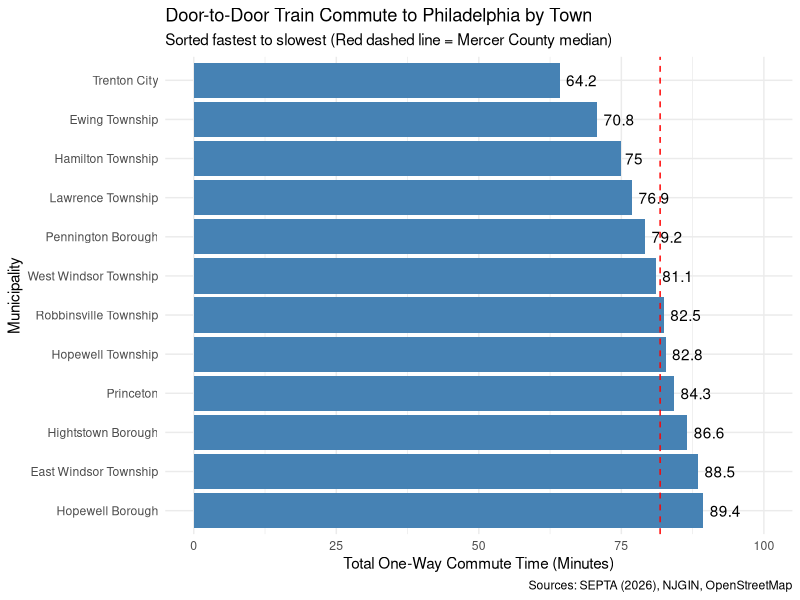
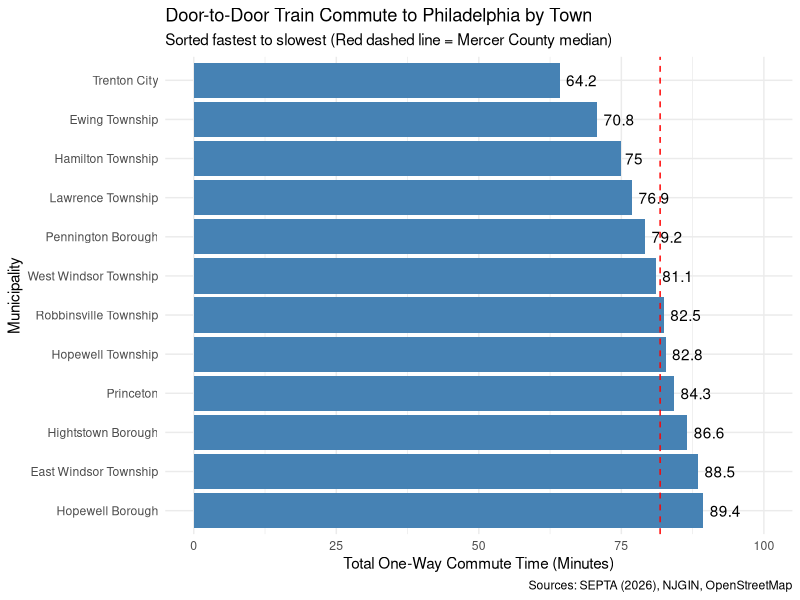

These figures' R source, in order:
# Creating my first figure for my repository

library(tidyverse)

# Load the clean master dataset
mercer_data <- read_csv("data/clean_mercer_master.csv", show_col_types = FALSE)

# Build a clear horizontal bar chart sorted from fastest to slowest
fig1 <- ggplot(mercer_data, aes(x = total_train_commute_min, y = reorder(town, -total_train_commute_min))) +
  geom_col(fill = "steelblue") +
  geom_text(aes(label = total_train_commute_min), hjust = -0.2) +
  geom_vline(aes(xintercept = mercer_median_train_min), linetype = "dashed", color = "red") +
  xlim(0, 100) +
  labs(
    title = "Door-to-Door Train Commute to Philadelphia by Town",
    subtitle = "Sorted fastest to slowest (Red dashed line = Mercer County median)",
    x = "Total One-Way Commute Time (Minutes)",
    y = "Municipality",
    caption = "Sources: SEPTA (2026), NJGIN, OpenStreetMap"
  ) +
  theme_minimal()

# View in RStudio and save to my repository
print(fig1)
dir.create("figures", showWarnings = FALSE)
ggsave("figures/fig1_train_commute_by_town.png", plot = fig1, width = 8, height = 5)
